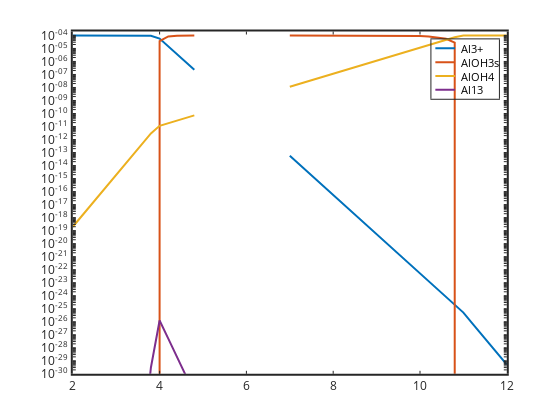

Notebook source saved alongside this figure:
### Markdown cell above
# Al13 spots show up as blanks.  When Al13 causes PHREEQC to crash

because Al13 is polynuclear if the Al conc is low enough the calculations will work, and if the Al13 goes too high the calcs will fail.

### Code cell
semilogy(pH,Al,'linewidth',2,pH,AlOH3s,'linewidth',2,pH,AlOH4,'linewidth',2, ...
pH,Al13,'linewidth',2)
 set(gca,'linewidth',2,'fontsize',12)
legend('Al3+','AlOH3s','AlOH4','Al13')
axis([2 12 1e-30 2e-4])

### Figure 1 — Plotly figure (JSON) as saved in the notebook; plotly's stock layout.template omitted (floating-point values rounded to 4 significant figures; data arrays with more than 128 entries replaced by an {"elided": "..."} marker saying what was removed)
{"data": [{"line": {"color": "rgb(0,113,188)", "dash": "solid", "width": 2}, "marker": {"color": "rgb(0,113,188)", "line": {"color": "rgb(0,113,188)"}, "size": 6, "symbol": "none"}, "mode": "lines", "name": "Al3+", "showlegend": true, "type": "scatter", "visibility": true, "x": [2, 2.2, 2.4, 2.6, 2.8, 3, 3.2, 3.4, 3.6, 3.8, 4, 4.2, 4.4, 4.6, 4.8, 5, 5.2, 5.4, 5.6, 5.8, 6, 6.2, 6.4, 6.6, 6.8, 7, 7.2, 7.4, 7.6, 7.8, 8, 8.2, 8.4, 8.6, 8.8, 9, 9.2, 9.4, 9.6, 9.8, 10, 10.2, 10.4, 10.6, 10.8, 11, 11.2, 11.4, 11.6, 11.8, 12], "xaxis": "x", "y": [9.989e-05, 9.983e-05, 9.972e-05, 9.956e-05, 9.931e-05, 9.891e-05, 9.827e-05, 9.728e-05, 9.575e-05, 9.339e-05, 5.702e-05, 1.432e-05, 3.598e-06, 9.037e-07, 2.27e-07, null, null, null, null, null, null, null, 3.598e-12, null, null, 5.702e-14, 1.432e-14, 3.598e-15, 9.037e-16, 2.27e-16, 5.702e-17, 1.432e-17, 3.598e-18, 9.037e-19, 2.27e-19, 5.702e-20, 1.432e-20, 3.598e-21, 9.037e-22, 2.27e-22, 5.702e-23, 1.432e-23, 3.598e-24, 9.037e-25, 2.27e-25, 5.013e-26, 7.945e-27, 1.259e-27, 1.996e-28, 3.164e-29, 5.016e-30], "yaxis": "y"}, {"line": {"color": "rgb(216,82,24)", "dash": "solid", "width": 2}, "marker": {"color": "rgb(216,82,24)", "line": {"color": "rgb(216,82,24)"}, "size": 6, "symbol": "none"}, "mode": "lines", "name": "AlOH3s", "showlegend": true, "type": "scatter", "visibility": true, "x": [2, 2.2, 2.4, 2.6, 2.8, 3, 3.2, 3.4, 3.6, 3.8, 4, 4.2, 4.4, 4.6, 4.8, 5, 5.2, 5.4, 5.6, 5.8, 6, 6.2, 6.4, 6.6, 6.8, 7, 7.2, 7.4, 7.6, 7.8, 8, 8.2, 8.4, 8.6, 8.8, 9, 9.2, 9.4, 9.6, 9.8, 10, 10.2, 10.4, 10.6, 10.8, 11, 11.2, 11.4, 11.6, 11.8, 12], "xaxis": "x", "y": [0, 0, 0, 0, 0, 0, 0, 0, 0, 0, 3.653e-05, 8.308e-05, 9.535e-05, 9.866e-05, 9.959e-05, null, null, null, null, null, null, null, 0.0001, null, null, 9.999e-05, 9.998e-05, 9.997e-05, 9.995e-05, 9.993e-05, 9.989e-05, 9.982e-05, 9.971e-05, 9.955e-05, 9.928e-05, 9.886e-05, 9.82e-05, 9.714e-05, 9.547e-05, 9.282e-05, 8.862e-05, 8.197e-05, 7.142e-05, 5.471e-05, 2.822e-05, 0, 0, 0, 0, 0, 0], "yaxis": "y"}, {"line": {"color": "rgb(236,176,31)", "dash": "solid", "width": 2}, "marker": {"color": "rgb(236,176,31)", "line": {"color": "rgb(236,176,31)"}, "size": 6, "symbol": "none"}, "mode": "lines", "name": "AlOH4", "showlegend": true, "type": "scatter", "visibility": true, "x": [2, 2.2, 2.4, 2.6, 2.8, 3, 3.2, 3.4, 3.6, 3.8, 4, 4.2, 4.4, 4.6, 4.8, 5, 5.2, 5.4, 5.6, 5.8, 6, 6.2, 6.4, 6.6, 6.8, 7, 7.2, 7.4, 7.6, 7.8, 8, 8.2, 8.4, 8.6, 8.8, 9, 9.2, 9.4, 9.6, 9.8, 10, 10.2, 10.4, 10.6, 10.8, 11, 11.2, 11.4, 11.6, 11.8, 12], "xaxis": "x", "y": [1.992e-19, 1.256e-18, 7.918e-18, 4.989e-17, 3.14e-16, 1.973e-15, 1.237e-14, 7.727e-14, 4.798e-13, 2.953e-12, 1.138e-11, 1.803e-11, 2.858e-11, 4.529e-11, 7.178e-11, null, null, null, null, null, null, null, 2.858e-09, null, null, 1.138e-08, 1.803e-08, 2.858e-08, 4.529e-08, 7.178e-08, 1.138e-07, 1.803e-07, 2.858e-07, 4.529e-07, 7.178e-07, 1.138e-06, 1.803e-06, 2.858e-06, 4.529e-06, 7.178e-06, 1.138e-05, 1.803e-05, 2.858e-05, 4.529e-05, 7.178e-05, 0.0001, 0.0001, 0.0001, 0.0001, 0.0001, 0.0001], "yaxis": "y"}, {"line": {"color": "rgb(125,46,141)", "dash": "solid", "width": 2}, "marker": {"color": "rgb(125,46,141)", "line": {"color": "rgb(125,46,141)"}, "size": 6, "symbol": "none"}, "mode": "lines", "name": "Al13", "showlegend": true, "type": "scatter", "visibility": true, "x": [2, 2.2, 2.4, 2.6, 2.8, 3, 3.2, 3.4, 3.6, 3.8, 4, 4.2, 4.4, 4.6, 4.8, 5, 5.2, 5.4, 5.6, 5.8, 6, 6.2, 6.4, 6.6, 6.8, 7, 7.2, 7.4, 7.6, 7.8, 8, 8.2, 8.4, 8.6, 8.8, 9, 9.2, 9.4, 9.6, 9.8, 10, 10.2, 10.4, 10.6, 10.8, 11, 11.2, 11.4, 11.6, 11.8, 12], "xaxis": "x", "y": [0, 0, 0, 0, 0, 0, 0, 0, 1.676e-36, 3.044e-30, 1.253e-26, 4.99e-28, 1.987e-29, 7.908e-31, 3.148e-32, null, null, null, null, null, null, null, 0, null, null, 0, 0, 0, 0, 0, 0, 0, 0, 0, 0, 0, 0, 0, 0, 0, 0, 0, 0, 0, 0, 0, 0, 0, 0, 0, 0], "yaxis": "y"}, {"hoverinfo": "none", "line": {"color": "rgb(0,113,188)", "dash": "solid", "width": 2}, "marker": {"color": "rgb(0,113,188)", "line": {"color": "rgb(0,113,188)"}, "size": 6, "symbol": "none"}, "mode": "lines", "name": "", "showlegend": false, "type": "scatter", "visibility": true, "x": [3, 18], "xaxis": "x2", "y": [6.78, 6.78], "yaxis": "y2"}, {"hoverinfo": "none", "line": {"color": "rgb(216,82,24)", "dash": "solid", "width": 2}, "marker": {"color": "rgb(216,82,24)", "line": {"color": "rgb(216,82,24)"}, "size": 6, "symbol": "none"}, "mode": "lines", "name": "", "showlegend": false, "type": "scatter", "visibility": true, "x": [3, 18], "xaxis": "x2", "y": [17.34, 17.34], "yaxis": "y2"}, {"hoverinfo": "none", "line": {"color": "rgb(236,176,31)", "dash": "solid", "width": 2}, "marker": {"color": "rgb(236,176,31)", "line": {"color": "rgb(236,176,31)"}, "size": 6, "symbol": "none"}, "mode": "lines", "name": "", "showlegend": false, "type": "scatter", "visibility": true, "x": [3, 18], "xaxis": "x2", "y": [27.9, 27.9], "yaxis": "y2"}, {"hoverinfo": "none", "line": {"color": "rgb(125,46,141)", "dash": "solid", "width": 2}, "marker": {"color": "rgb(125,46,141)", "line": {"color": "rgb(125,46,141)"}, "size": 6, "symbol": "none"}, "mode": "lines", "name": "", "showlegend": false, "type": "scatter", "visibility": true, "x": [3, 18], "xaxis": "x2", "y": [38.46, 38.46], "yaxis": "y2"}], "layout": {"annotations": [{"font": {"color": "rgb(0,0,0)", "size": 10.8}, "showarrow": false, "text": "Al3+", "x": 21, "xanchor": "left", "xref": "x2", "y": 6.78, "yanchor": "middle", "yref": "y2"}, {"font": {"color": "rgb(0,0,0)", "size": 10.8}, "showarrow": false, "text": "AlOH3s", "x": 21, "xanchor": "left", "xref": "x2", "y": 17.34, "yanchor": "middle", "yref": "y2"}, {"font": {"color": "rgb(0,0,0)", "size": 10.8}, "showarrow": false, "text": "AlOH4", "x": 21, "xanchor": "left", "xref": "x2", "y": 27.9, "yanchor": "middle", "yref": "y2"}, {"font": {"color": "rgb(0,0,0)", "size": 10.8}, "showarrow": false, "text": "Al13", "x": 21, "xanchor": "left", "xref": "x2", "y": 38.46, "yanchor": "middle", "yref": "y2"}], "height": 420, "hovermode": "closest", "margin": {"b": 0, "l": 0, "r": 0, "t": 0}, "plot_bgcolor": "rgba(0,0,0,0)", "showlegend": false, "width": 560, "xaxis": {"anchor": "y", "autorange": false, "domain": [0.13, 0.905], "exponentformat": "none", "gridcolor": "rgba(38,38,38,0.15)", "gridwidth": 2, "linecolor": "rgb(38,38,38)", "linewidth": 2, "mirror": "ticks", "range": [2, 12], "showgrid": false, "showline": true, "side": "bottom", "spikedash": "solid", "spikemode": "across", "spikesides": false, "spikethickness": 1, "tickangle": 0, "tickcolor": "rgb(38,38,38)", "tickfont": {"color": "rgb(38,38,38)", "size": 12}, "ticklen": 3, "ticks": "inside", "ticktext": ["2", "4", "6", "8", "10", "12"], "tickvals": [2, 4, 6, 8, 10, 12], "title": {"font": {"color": "rgb(0,0,0)", "size": 13.2}, "text": ""}, "type": "linear", "visible": true, "zeroline": false}, "xaxis2": {"anchor": "y2", "autorange": false, "domain": [0.7704, 0.8909], "exponentformat": "none", "fixedrange": true, "gridcolor": "rgba(38,38,38,0.15)", "gridwidth": 1, "linecolor": "rgb(38,38,38)", "linewidth": 1, "mirror": true, "range": [0, 51.42], "showgrid": false, "showline": true, "showspikes": false, "side": "bottom", "spikedash": "solid", "spikemode": "across", "spikesides": false, "spikethickness": 1, "tickangle": 0, "tickcolor": "rgb(38,38,38)", "tickfont": {"color": "rgb(38,38,38)", "size": 10.8}, "ticklen": 3, "ticks": "", "ticktext": [], "tickvals": [], "title": {"font": {"color": "rgb(0,0,0)", "size": 11.88}, "text": ""}, "type": "linear", "visible": true, "zeroline": false}, "yaxis": {"anchor": "x", "autorange": false, "domain": [0.11, 0.925], "exponentformat": "none", "gridcolor": "rgba(38,38,38,0.15)", "gridwidth": 2, "linecolor": "rgb(38,38,38)", "linewidth": 2, "mirror": "ticks", "range": [-30, -3.699], "showgrid": false, "showline": true, "side": "left", "spikedash": "solid", "spikemode": "across", "spikesides": false, "spikethickness": 1, "tickangle": 0, "tickcolor": "rgb(38,38,38)", "tickfont": {"color": "rgb(38,38,38)", "size": 12}, "ticklen": 3, "ticks": "inside", "ticktext": {"elided": "236 str values"}, "tickvals": {"elided": "236 float values"}, "title": {"font": {"color": "rgb(0,0,0)", "size": 13.2}, "text": ""}, "type": "log", "visible": true, "zeroline": false}, "yaxis2": {"anchor": "x2", "autorange": false, "domain": [0.7648, 0.9062], "exponentformat": "none", "fixedrange": true, "gridcolor": "rgba(38,38,38,0.15)", "gridwidth": 1, "linecolor": "rgb(38,38,38)", "linewidth": 1, "mirror": true, "range": [45.24, 0], "showgrid": false, "showline": true, "showspikes": false, "side": "left", "spikedash": "solid", "spikemode": "across", "spikesides": false, "spikethickness": 1, "tickangle": 0, "tickcolor": "rgb(38,38,38)", "tickfont": {"color": "rgb(38,38,38)", "size": 10.8}, "ticklen": 3, "ticks": "", "ticktext": [], "tickvals": [], "title": {"font": {"color": "rgb(0,0,0)", "size": 11.88}, "text": ""}, "type": "linear", "visible": true, "zeroline": false}}}
